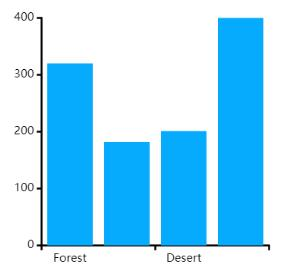
#> input picture img/zhu2.png, 294 x 269 px, given in place of zhu2.jpg, which was not available
$ python main.py   (older library calls are emulated)
#> lines starting #> are read from the running program, lines starting #| are printed output that depends on the picture; after the words box and inside, x2 and y2 are one past the last pixel; in counts of white or black regions, pixels touching at a corner belong together; pictures that were not available may be replaced by others from this repository, and a replacement may not be noted
### shapeDetector.py
# import the necessary packages
import cv2


class ShapeDetector:
    def __init__(self):
        pass

    def detect(self, c):
        # initialize the shape name and approximate the contour
        shape = "unidentified"
        peri = cv2.arcLength(c, True)
        approx = cv2.approxPolyDP(c, 0.04 * peri, True)
        # if the shape is a triangle, it will have 3 vertices
        if len(approx) == 3:
            shape = "triangle"

        # if the shape has 4 vertices, it is either a square or
        # a rectangle
        elif len(approx) == 4:
            # compute the bounding box of the contour and use the
            # bounding box to compute the aspect ratio
            (x, y, w, h) = cv2.boundingRect(approx)
            ar = w / float(h)

            # a square will have an aspect ratio that is approximately
            # equal to one, otherwise, the shape is a rectangle
            shape = "square" if ar >= 0.95 and ar <= 1.05 else "rectangle"

        # if the shape is a pentagon, it will have 5 vertices
        elif len(approx) == 5:
            shape = "pentagon"

        # otherwise, we assume the shape is a circle
        else:
            shape = "circle"

        # return the name of the shape
        return shape

### main.py
import cv2
import numpy as np
from shapeDetector import ShapeDetector
import imutils

img = cv2.imread(r'D:/1/zhu2.jpg')
#> img is the input picture: shape (269, 294, 3); mean B, G, R 249.4, 220.6, 161.2
kernel = np.ones((5, 5), np.uint8)
erosion = cv2.erode(img, kernel, iterations=10)
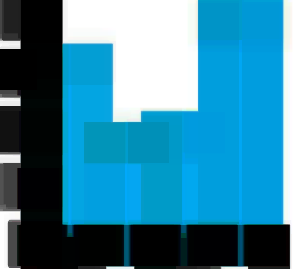
#> erosion: shape (269, 294, 3); mean B, G, R 156.4, 128.4, 52.9
dilate = cv2.dilate(erosion, kernel, iterations=10)
cv2.bitwise_not(dilate, dilate)
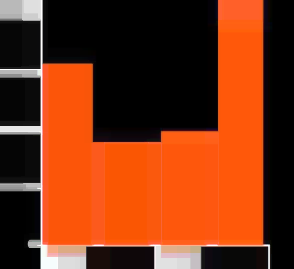
#> dilate: shape (269, 294, 3); mean B, G, R 19.8, 51.5, 123
image = dilate
resized = imutils.resize(image, width=300)
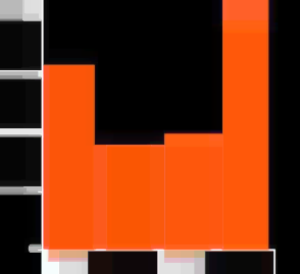
#> resized: shape (274, 300, 3); mean B, G, R 19.8, 51.5, 123
ratio = image.shape[0] / float(resized.shape[0])
#> ratio = 0.982

# convert the resized image to grayscale, blur it slightly,
# and threshold it
gray = cv2.cvtColor(resized, cv2.COLOR_BGR2GRAY)
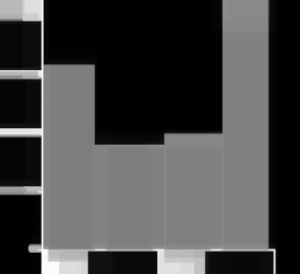
#> gray: shape (274, 300); min 0, max 253, mean 69.2
blurred = cv2.GaussianBlur(gray, (5, 5), 0)
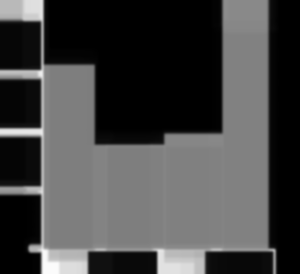
#> blurred: shape (274, 300); min 0, max 251, mean 69.2
thresh = cv2.threshold(blurred, 60, 255, cv2.THRESH_BINARY)[1]
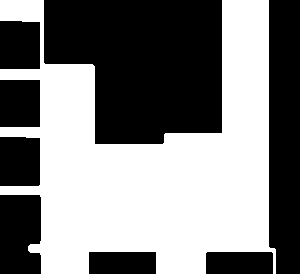
#> thresh: shape (274, 300); 50.1% white; 8 black regions
# thresh = dilate
# find contours in the thresholded image and initialize the
# shape detector
cnts = cv2.findContours(thresh.copy(), cv2.RETR_EXTERNAL,
                        cv2.CHAIN_APPROX_SIMPLE)
#> cnts = 1 contour; box (x1, y1, x2, y2) and area: (0, 0, 276, 274) 40326
cnts = cnts[0] if imutils.is_cv2() else cnts[1]
sd = ShapeDetector()

# loop over the contours
for c in cnts:
    # compute the center of the contour, then detect the name of the
    # shape using only the contour
    M = cv2.moments(c)
    cX = int((M["m10"] / M["m00"]) * ratio)
    cY = int((M["m01"] / M["m00"]) * ratio)
    shape = sd.detect(c)

    # multiply the contour (x, y)-coordinates by the resize ratio,
    # then draw the contours and the name of the shape on the image
    c = c.astype("float")
    c *= ratio
    c = c.astype("int")
    cv2.drawContours(image, [c], -1, (0, 255, 0), 2)
    cv2.putText(image, shape, (cX, cY), cv2.FONT_HERSHEY_SIMPLEX,
                0.5, (255, 255, 255), 2)

    # show the output image
    cv2.imshow("Image", image)
    cv2.waitKey(0)
#> this loop made 1 pass
#> (cX, cY, shape, peri in detect) on pass 1: (149, 160, 'pentagon', 1716.3)
#> pass 1, `cv2.imshow("Image", image)`:
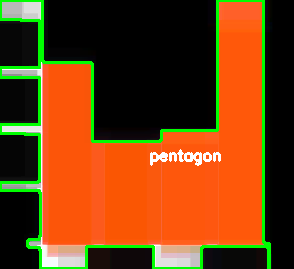
#> window 'Image': shape (269, 294, 3); mean B, G, R 17.3, 63.4, 116.4

$ run again, with img/zhu1.png copied over img/zhu2.png
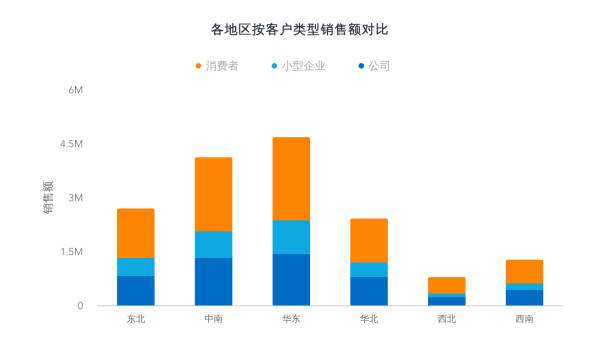
#> input picture img/zhu1.png, 600 x 358 px, given in place of zhu2.jpg, which was not available
#> img is the input picture: shape (358, 600, 3); mean B, G, R 238, 240.9, 240.7
#> `thresh = cv2.threshold(blurred, 60, 255, cv2.THRESH_BINARY)[1]`:
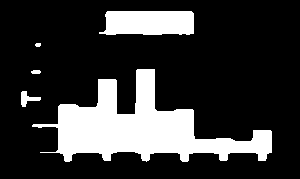
#> thresh: shape (179, 300); 21.2% white; 5 white regions
#> cnts = 5 contours, 1 with area under 20; largest, box (x1, y1, x2, y2) and area: (32, 69, 272, 162) 8721, (99, 11, 194, 35) 1962, (21, 91, 41, 107) 116, (31, 70, 41, 74) 24
#> the loop `for c in cnts:` made 5 passes
#> (cX, cY, shape, peri in detect) on passes 1, 2, 4: (53, 196, 'circle', 63.9), (71, 143, 'pentagon', 21.66), (75, 88, 'circle', 14.24)
#> after the loop `for c in cnts:`:
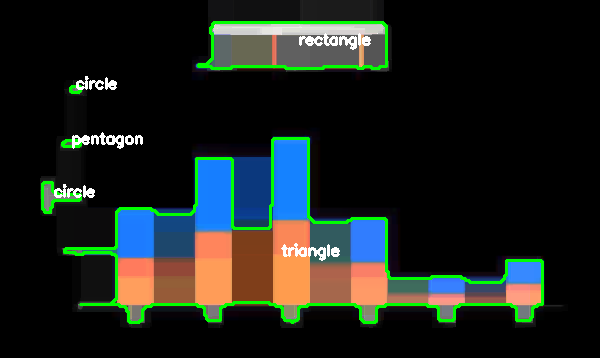
#> image: shape (358, 600, 3); mean B, G, R 29.8, 34.5, 27.8

$ run again, with img/qu1.png copied over img/zhu2.png
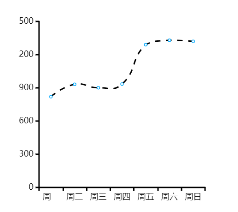
#> input picture img/qu1.png, 238 x 212 px, given in place of zhu2.jpg, which was not available
#> img is the input picture: shape (212, 238, 3); mean B, G, R 250.2, 250.1, 250
#> thresh: shape (267, 300); 23.4% white; 6 white regions
#> cnts = 6 contours, 4 with area under 20; largest, box (x1, y1, x2, y2) and area: (0, 0, 260, 267) 17800, (195, 49, 245, 54) 171
#> the loop `for c in cnts:` made 6 passes
#> (cX, cY, shape, peri in detect) on passes 1, 2, 3, 6: (130, 71, 'pentagon', 16.49), (134, 61, 'circle', 17.07), (139, 51, 'pentagon', 16.73), (60, 125, 'circle', 1255.4)
#> after the loop `for c in cnts:`:
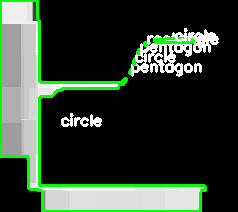
#> image: shape (212, 238, 3); mean B, G, R 49.8, 64.5, 49.8
